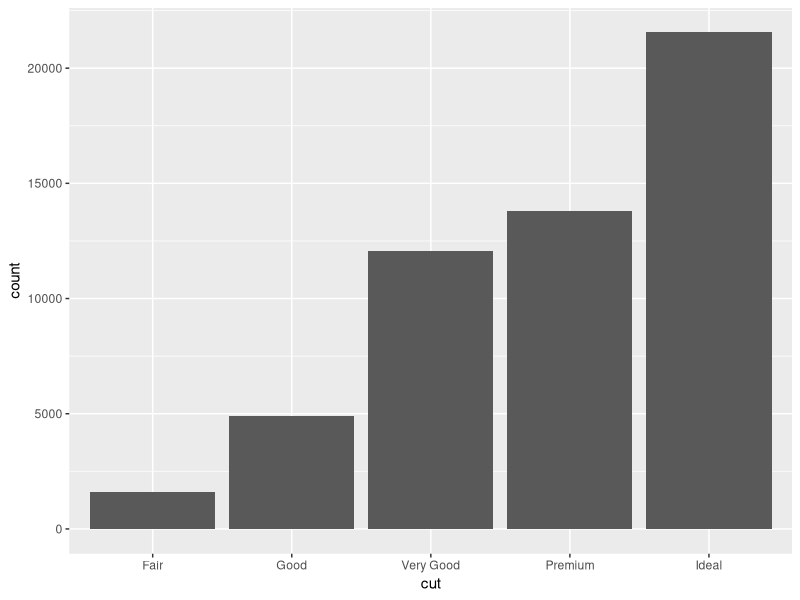
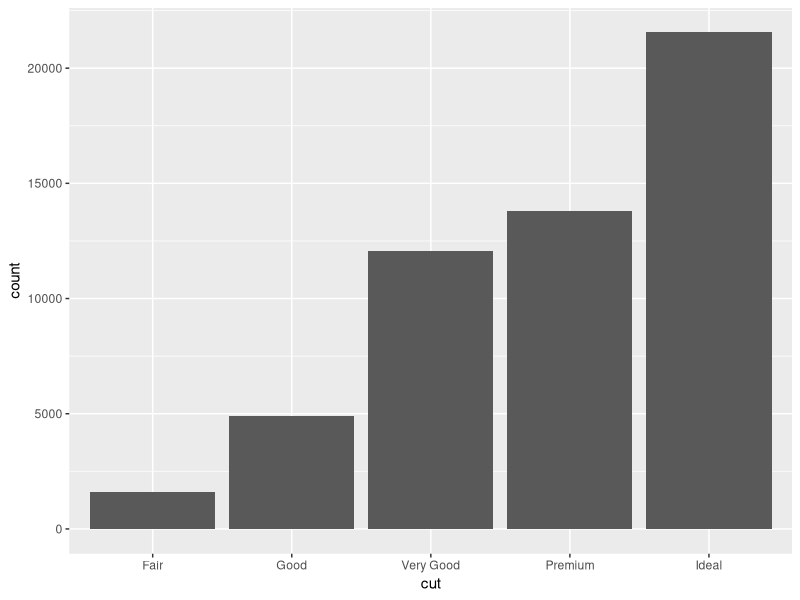
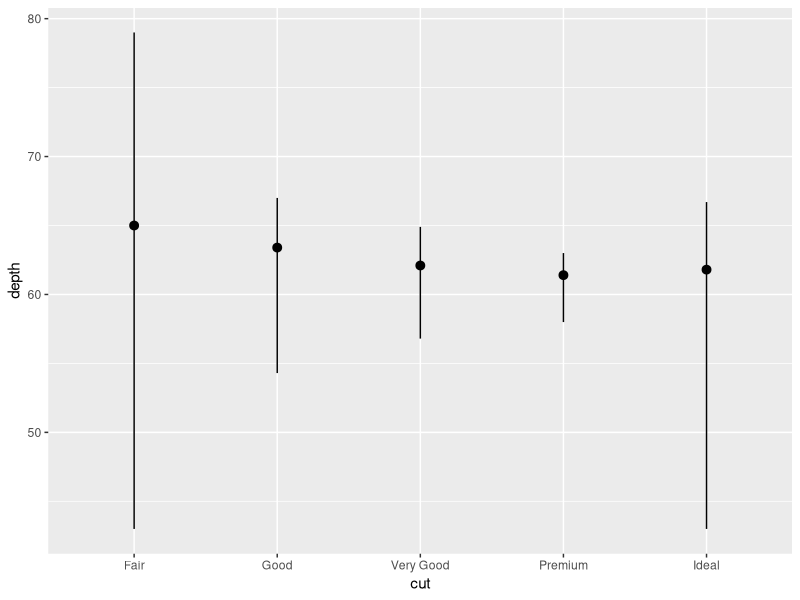

Source code (R) for these figures, in order:
# Exercise 2: More ggplot2 Grammar

# Install and load `ggplot2`
# install.packages("ggplot2") # if needed
library("ggplot2")

# For this exercise you will again be working with the `diamonds` data set.
# Use `?diamonds` to review details about this data set
?diamonds


## Statistical Transformations

# Draw a bar chart of the diamonds data, organized by cut
# The height of each bar is based on the "count" (number) of diamonds with that cut
ggplot(data = diamonds) +
  geom_bar(mapping = aes(x = cut))

# Use the `stat_count` to apply the statistical transformation "count" to the diamonds
# by cut. You do not need a separate geometry layer!
ggplot(data = diamonds) +
  stat_count(mapping = aes(x = cut))

# Use the `stat_summary` function to draw a chart with a summary layer.
# Map the x-position to diamond `cut`, and the y-position to diamond `depth`
# Bonus: use `min` as the function ymin, `max` as the function ymax, and `median` as the function y
ggplot(data = diamonds) +
  stat_summary(mapping = aes(x = cut, y = depth),
               fun.ymin = min, fun.ymax = max, fun.y = median)

## Position Adjustments

# Draw a bar chart of diamond data organized by cut, with each bar filled by clarity.
# You should see a _stacked_ bar chart.


# Draw the same chart again, but with each element positioned to "fill" the y axis


# Draw the same chart again, but with each element positioned to "dodge" each other


# Draw a plot with point geometry with the x-position mapped to `cut` and the y-position mapped to `clarity`
# This creates a "grid" grouping the points


# Use the "jitter" position adjustment to keep the points from all overlapping!
# (This works a little better with a sample of diamond data, such as from the previous exercise).



## Scales

# Draw a "boxplot" (with `geom_boxplot()`) for the diamond's price (y) by color (x)


# This has a lot of outliers, making it harder to read. To fix this, draw the same plot but
# with a _logarithmic_ scale for the y axis.


# For another version, draw the same plot but with `violin` geometry instead of `boxplot` geometry!
# How does the logarithmic scale change the data presentation?


# Another interesting plot: draw a plot of the diamonds price (y) by carat (x), using a heatmap of 2d bins
# (geom_bin2d)
# What happens when you make the x and y channels scale logarithmically?


# Draw a scatter plot for the diamonds  price (y) by carat (x). Color each point by the clarity
# (Remember, this will take a while. Use a sample of the diamonds for faster results)


# Change the color of the previous plot using a ColorBrewer scale of your choice. What looks nice?



## Coordinate Systems

# Draw a bar chart with x-position and fill color BOTH mapped to cut
# For best results, SET the `width` of the geometry to be 1 (fill plot, no space between)
# You can save this to a variable for easier modifications


# Draw the same chart, but with the coordinate system flipped


# Draw the same chart, but in a polar coordinate system. Now you have a Coxcomb chart!



## Facets

# Take the scatter plot of price by carat data (colored by clarity) and add _facets_ based on
# the diamond's `color`



## Saving Plots

# Use the `ggsave()` function to save one of your plots (the most recent one generated) to disk.
# Name the output file "my-plot.png".
# Make sure you've set the working directory!!
